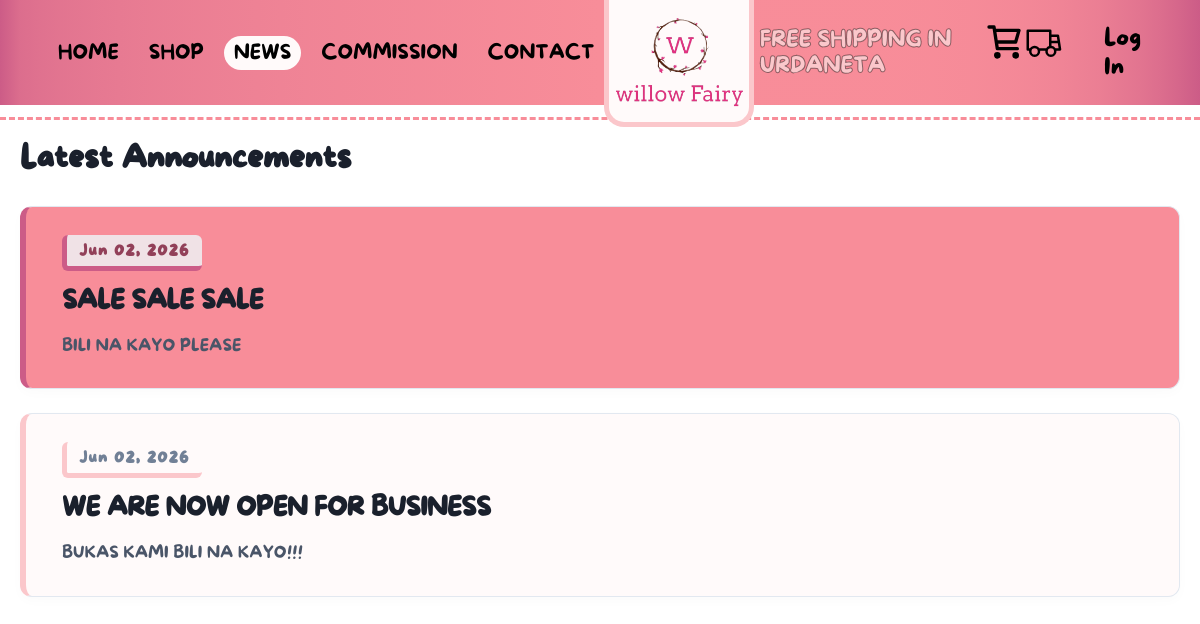
Page /news/ on the committed database.
### news/models.py (models this page shows, shortened)
class Announcement(models.Model):
    title = models.CharField(max_length=200)
    content = models.TextField()
    created_at = models.DateTimeField(auto_now_add=True)
    updated_at = models.DateTimeField(auto_now=True)

### news/views.py (the view)
# urls.py: path('', views.index, name='index'),
def index(request):
    announcements = Announcement.objects.all().order_by('-created_at')
    context = {
        'announcements': announcements
    }
    return render(request, 'news/news_page.html', context)

### news/templates/news/news_page.html
{% extends 'news/base_news.html' %}
{% block content %}
    <div class="news-margin">
    <div class="announcements-feed-container">
        <h2>Latest Announcements</h2>
        {% for announcement in announcements %}
            {% include 'news/news_card.html' %}
        {% empty %}
            <p class="no-announcements">No announcements posted at this time.</p>
        {% endfor %}
    </div>
    </div>
{% endblock content %}

### news/templates/news/news_card.html
<div class="announcement-card">
    <div class="announcement-meta">
        <span class="announcement-date">{{ announcement.created_at|date:"M d, Y" }}</span>
    </div>
    <h3 class="announcement-title">{{ announcement.title }}</h3>
    <div class="announcement-content">
        {{ announcement.content|linebreaks }}
    </div>
</div>

### static/variable.css (style rules this page uses)
* { margin: 0; padding: 0; box-sizing: border-box; }
:root { --primary-color:#F88D99; --secondary-color: #CC5C87; --accent-color:#fbc7cb; --contrast-color: #fffafa; --text-color: #000000; --shadow-text-color: #00000070; --font-family: "MoreSugar"; --font-family-sub: "Segoe UI"; }

### static/news/news_page.css (style rules this page uses)
.announcements-feed-container { margin: 0 auto; padding: 20px; }
.announcements-feed-container h2 { font-family: var(--font-family), system-ui, sans-serif; font-size: 32px; color: #1a202c; margin-bottom: 28px; font-weight: 700; letter-spacing: -0.5px; }

### static/news/news_card.css (style rules this page uses)
.announcement-card { background-color: var(--contrast-color); border: 1px solid #e2e8f0; border-left: 6px solid var(--accent-color); border-radius: 12px; padding: 28px 36px; margin-bottom: 24px; box-sizing: border-box; box-shadow: 0 4px 12px rgba(0, 0, 0, 0.02); }
.announcement-card:nth-child(even) { background-color: var(--primary-color); border-left-color: var(--secondary-color); }
.announcement-meta { margin-bottom: 14px; }
.announcement-date { font-family: var(--font-family), system-ui, sans-serif; font-size: 16px; letter-spacing: 1.2px; font-weight: 700; color: #718096; background-color: var(---color); padding: 6px 12px; border-radius: 6px; display: inline-block; border-bottom: 5px solid var(--accent-color); border-left: 5px solid var(--accent-color); }
.announcement-card:nth-child(even) .announcement-date { background-color: #f0e2e6; color: #924059; border-bottom: 5px solid var(--secondary-color); border-left: 5px solid var(--secondary-color); }
.announcement-title { font-family: var(--font-family), system-ui, sans-serif; font-size: 26px; font-weight: 800; color: #1a202c; margin: 0 0 14px 0; line-height: 1.25; letter-spacing: -0.5px; }
.announcement-content { font-family: var(--font-family), system-ui, sans-serif; font-size: 16.5px; color: #4a5568; line-height: 1.75; text-align: justify; text-justify: inter-word; }
.announcement-content p { margin-top: 0; margin-bottom: 16px; }
.announcement-content p:last-child { margin-bottom: 0; }

### rows in the picture
Announcement: created_at "Jun 02, 2026", title "SALE SALE SALE", content "BILI NA KAYO PLEASE"
Announcement: created_at "Jun 02, 2026", title "WE ARE NOW OPEN FOR BUSINESS", content "BUKAS KAMI BILI NA KAYO!!!"
